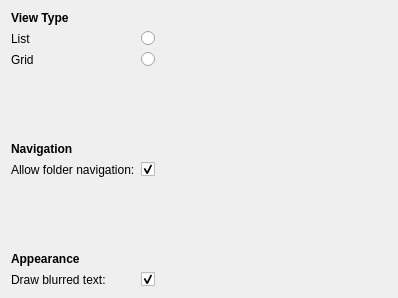
<?xml version="1.0" encoding="UTF-8"?>
<ui version="4.0">
 <class>General</class>
 <widget class="QWidget" name="General">
  <property name="geometry">
   <rect>
    <x>0</x>
    <y>0</y>
    <width>398</width>
    <height>298</height>
   </rect>
  </property>
  <layout class="QVBoxLayout" name="verticalLayout">
   <item>
    <layout class="QFormLayout" name="formLayout">
     <property name="fieldGrowthPolicy">
      <enum>QFormLayout::ExpandingFieldsGrow</enum>
     </property>
     <item row="0" column="0">
      <widget class="QLabel" name="label">
       <property name="font">
        <font>
         <weight>75</weight>
         <bold>true</bold>
        </font>
       </property>
       <property name="text">
        <string>View Type</string>
       </property>
      </widget>
     </item>
     <item row="1" column="0">
      <widget class="QLabel" name="label_2">
       <property name="text">
        <string>List</string>
       </property>
      </widget>
     </item>
     <item row="1" column="1">
      <widget class="QRadioButton" name="listRadio">
       <property name="text">
        <string/>
       </property>
      </widget>
     </item>
     <item row="2" column="0">
      <widget class="QLabel" name="label_3">
       <property name="text">
        <string>Grid</string>
       </property>
      </widget>
     </item>
     <item row="2" column="1">
      <widget class="QRadioButton" name="gridRadio">
       <property name="text">
        <string/>
       </property>
      </widget>
     </item>
     <item row="4" column="0">
      <widget class="QLabel" name="label_4">
       <property name="font">
        <font>
         <weight>75</weight>
         <bold>true</bold>
        </font>
       </property>
       <property name="text">
        <string>Navigation</string>
       </property>
      </widget>
     </item>
     <item row="5" column="0">
      <widget class="QLabel" name="label_5">
       <property name="text">
        <string>Allow folder navigation:</string>
       </property>
      </widget>
     </item>
     <item row="5" column="1">
      <widget class="QCheckBox" name="folderNavigationCheckBox">
       <property name="text">
        <string/>
       </property>
       <property name="checked">
        <bool>true</bool>
       </property>
       <property name="autoRepeat">
        <bool>false</bool>
       </property>
      </widget>
     </item>
     <item row="7" column="0">
      <widget class="QLabel" name="label_6">
       <property name="font">
        <font>
         <weight>75</weight>
         <bold>true</bold>
        </font>
       </property>
       <property name="text">
        <string>Appearance</string>
       </property>
      </widget>
     </item>
     <item row="6" column="0">
      <spacer name="verticalSpacer">
       <property name="orientation">
        <enum>Qt::Vertical</enum>
       </property>
       <property name="sizeHint" stdset="0">
        <size>
         <width>20</width>
         <height>40</height>
        </size>
       </property>
      </spacer>
     </item>
     <item row="3" column="0">
      <spacer name="verticalSpacer_2">
       <property name="orientation">
        <enum>Qt::Vertical</enum>
       </property>
       <property name="sizeHint" stdset="0">
        <size>
         <width>20</width>
         <height>40</height>
        </size>
       </property>
      </spacer>
     </item>
     <item row="8" column="0">
      <widget class="QLabel" name="label_7">
       <property name="text">
        <string>Draw blurred text: </string>
       </property>
      </widget>
     </item>
     <item row="8" column="1">
      <widget class="QCheckBox" name="blurredTextCheckBox">
       <property name="text">
        <string/>
       </property>
       <property name="checked">
        <bool>true</bool>
       </property>
      </widget>
     </item>
    </layout>
   </item>
  </layout>
 </widget>
 <resources/>
 <connections/>
</ui>
